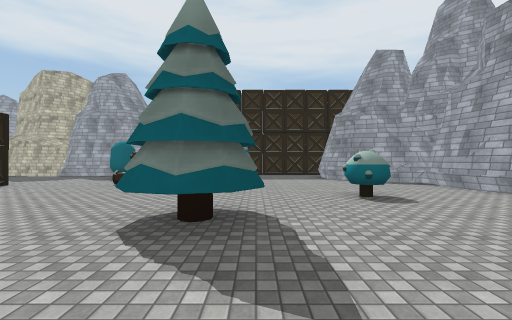
View 1 (above)

20 first-person views from a walk through a scene from a Unity 3-D project. The camera is 1.5 m above the floor, looks level and sees 90° across. The floor is counted in squares, 2 m on a side. Each view is taken from the middle of a square. On the plan, view 1 faces up. The plan holds only what a view shows up to about 9 squares ahead; the rest is blank. The place goes on beyond the plan. The player character is not drawn. Some animated figures are not drawn. Door leaves are left out, so doorways stand open. Some surface patterns are stand-ins.

View 2
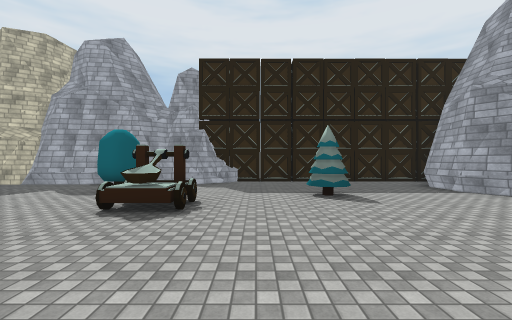

View 3
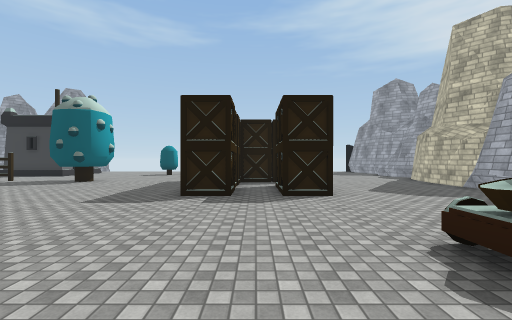

View 4
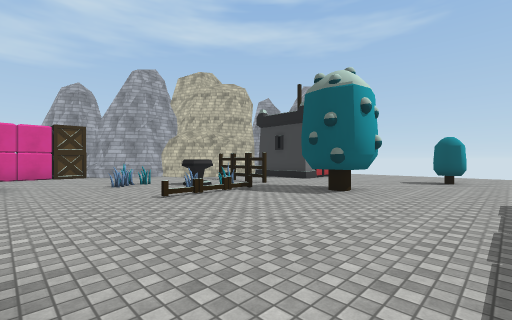

View 5
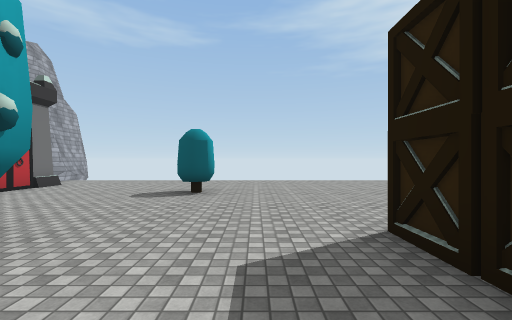

View 6
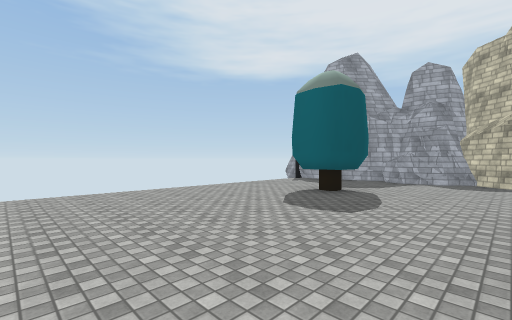

View 7
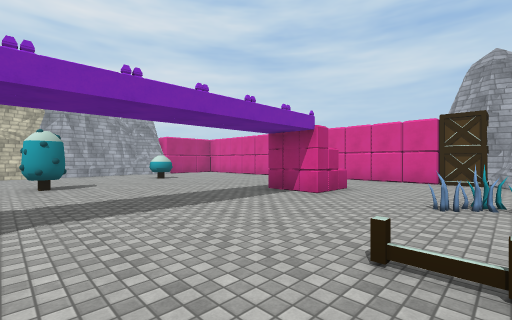

View 8
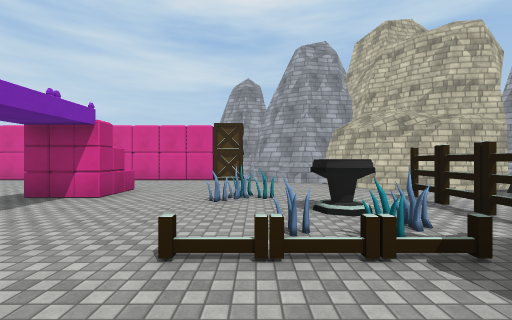

View 9
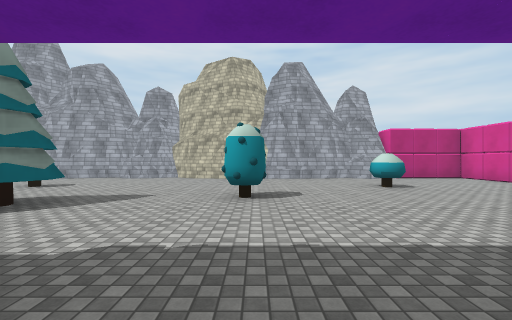

View 10
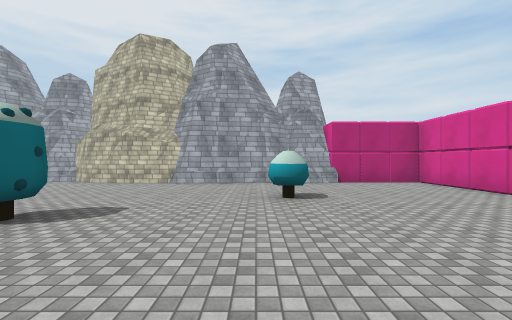

View 11
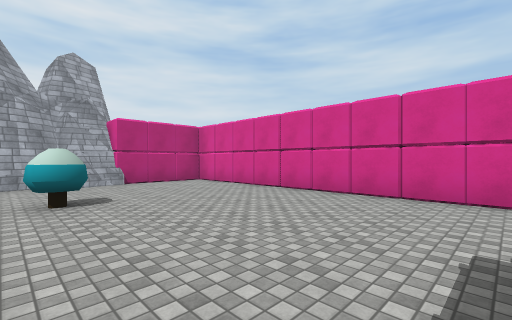

View 12
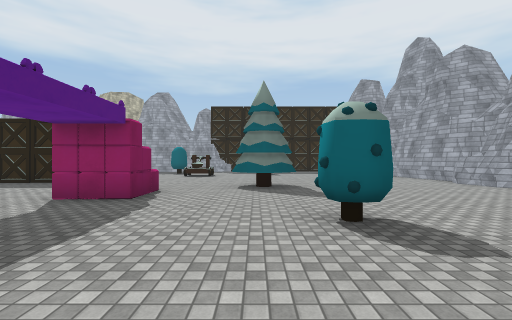

View 13
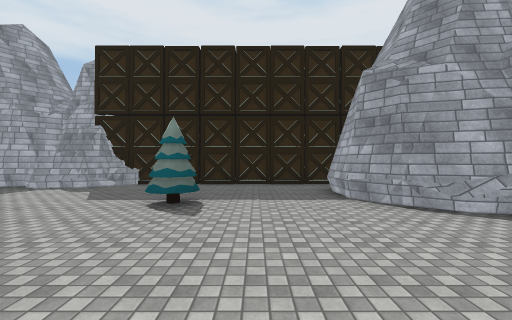

View 14
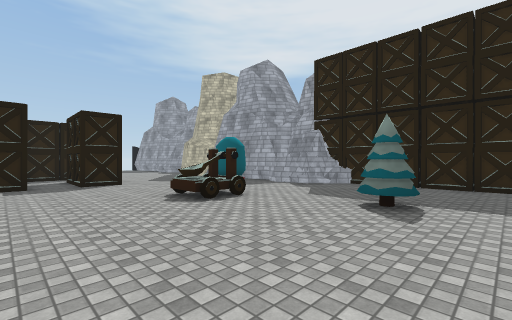

View 15
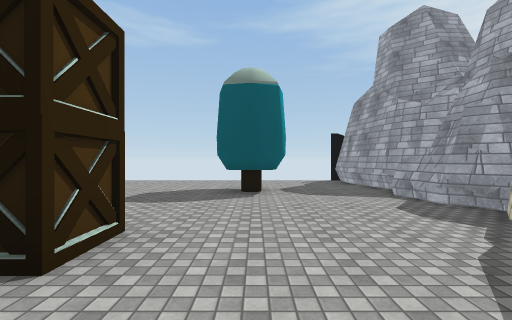

View 16
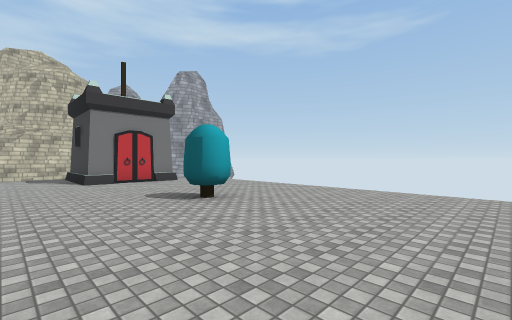

View 17
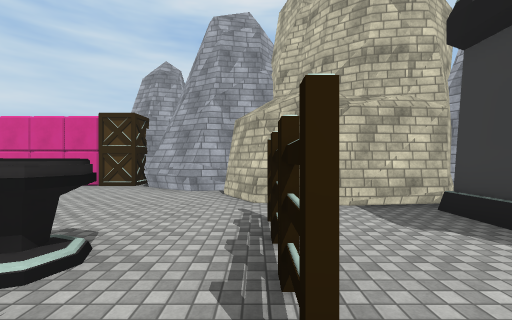

View 18
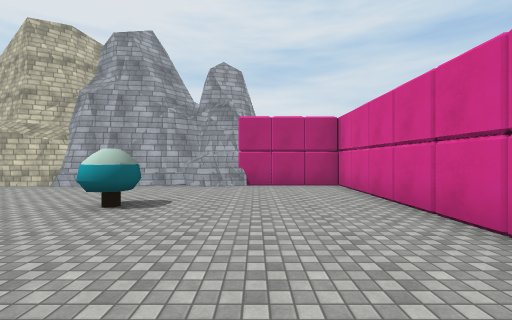

View 19
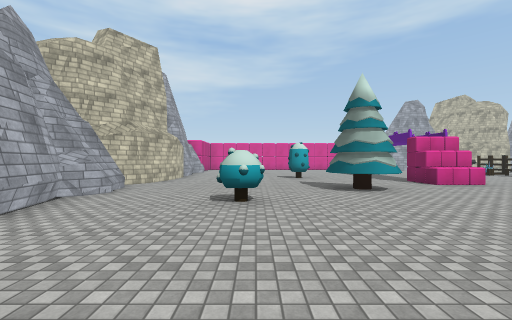

View 20
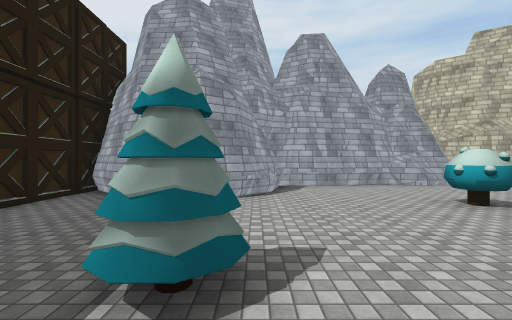

### Floor plan
Points are (right, up) in squares from view 1. A wall is a line through its corners. A room is listed if a view was taken in it or the views show most of it. See-through windows are left out.
Room 1 (views 1, 2, 3, 4, 5, 6, 7, 8, 9, 10, 11, 12, 13, 14, 15, 16, 17, 18, 19, 20)
walls: (-4.6, 12) (-5, 11.8) (-5.6, 12.2); (-7.5, 11.7) (-10, 11.8); (-4.3, 12) (-4.8, 11.7); (-4.4, 12.1) (-5, 11.9); (-5.9, 12.1) (-7.8, 11.7); (5.2, 0.8) (5.6, 1.8) (6.1, 2.3); (5.1, 0) (5.4, 1.2); (-8.6, 11.7) (-8.9, 12) (-9.2, 11.7); (-4, 12.3) (-4.5, 12.3); (-5.3, 12.4) (-6.1, 12.1); (-3.6, 12.4) (-3.9, 12) (-4.1, 12.1); (5.2, -0.9) (5.1, 0.1); (-10.9, -6.9) (-10.3, -7.6); (5.6, 3.7) (5.4, 4.2); (5.7, 3) (5.7, 3.9); (-10.6, -7.2) (-10.3, -7.9); (-9.5, 11.8) (-10.5, 11.7); (5.8, 3.1) (5.9, 3.5) (5.9, 4); (5.9, 2.9) (5.8, 3); (-3.2, 12.8) (-3.7, 11.9); (5.8, 3.8) (5.5, 4.4) (5.9, 4.9); (-10.3, 11.7) (-11, 11.8); (-2.9, 12.9) (-3.3, 12.5); (-2.6, 12.9) (-3.8, 12.2) (-4.6, 12.2); (-3.1, 13) (-3.5, 12.5); (-12.6, -6.2) (-11, -6.5) (-10.4, -7.6); (5.1, -2.8) (5.2, -0.4); (5.7, 5.3) (5.3, 7.1); (5.3, 6.8) (5.4, 8) (5.5, 8.1) (4, 8.7); (6.2, 4.1) (5.5, 5.3); (4.1, 8.9) (3.3, 9.1) (2.8, 10) (2.8, 11.1) (3.3, 11.9); (-10.4, -8.6) (-9.4, -8.2) (-8.1, -9.1) (-7.8, -10.3); (5.5, -4.4) (5.1, -2.6); (5.6, 8.4) (3.4, 9.2); (-12.1, 12.2) (-13, 13) (-13.6, 12.1); (-16.6, -3) (-13.9, -3) (-13.9, -5.9); (5.2, -5.5) (5.7, -4.8); (3.2, 11.8) (3.8, 12.5); (5.9, -5.1) (5.5, -4.3); (-14.7, -6.8) (-14.3, -6.3) (-12.5, -6.2); (-12.7, 12.8) (-13.4, 12.4) (-14.4, 12.4); (-13.6, 12.2) (-14.2, 12.1); (-13.4, 12.4) (-13.7, 12.1); (-13.5, 12.4) (-13.8, 12.5) (-14.6, 12.1); (5.6, -6.6) (5.8, -6.2); (5.7, -6.5) (5.6, -5.7) (5.4, -5.3); (-15, 12.7) (-15.7, 12.3); (-15.5, 12.4) (-17.5, 11.9); (-17.3, 11.9) (-18, 11.9)
low walls: (-4.3, 11.8) (-4.7, 11.7); (-3.7, 11.9) (-4.2, 11.9); (-3.9, 12) (-4.3, 12); (-8.5, 11.8) (-9, 11.7); (5.6, 3.1) (5.5, 3.6); (3.6, 8.8) (3.3, 9.2); (6.1, 2.3) (5.8, 3.1); (-2.6, 13) (-3, 12.5); (5.9, 4.9) (5.7, 5.3); (-7.9, -9.2) (-7.6, -10.2); (-10.3, -8.3) (-9.4, -8); (-10.3, -8.3) (-9.3, -8.1); (5.6, 8.2) (3.9, 8.6); (-12.7, 12.6) (-13.4, 12.3); (-14.8, -6.7) (-14.5, -6.4); (-13.3, 12.2) (-13.9, 12.1) (-14.6, 11.9); (-13.6, 12.1) (-14, 12.1)
ways out: open door at (-18, 4)
objects: tree (-16, 8) to (-15, 9); tree (-15, 2); other object (-12, -1) to (-11, 0); ladder (-11, -5); ladder (-11, -4); ladder (-11, -3); crate (-11, 5); crate (-11, 6); crate (-11, 7); other object (-10, -3); other object (-10, -2); crate (-10, 5); other object (-9, -4); ladder (-9, -2); crate (-9, 5); crate (-9, 7); other object (-8, -5); other object (-8, -3); ladder (-8, -2); crate (-8, 5); crate (-8, 7); crate (-7, -10) to (-6, -10); other object (-7, -5); ladder (-7, -2); other object (-5, -10); other object (-5, -6); other object (-5, -5); other object (-5, 1); other object (-5, 2); tree (-5, 10); other object (-4, -10); other object (-4, -5); other object (-4, 1); other object (-4, 2); other object (-4, 8) to (-3, 8); other object (-3, -10); other object (-2, -10); crate (-2, 13) to (-2, 14); other object (-1, -10); pine tree (-1, 3) to (0, 4); crate (-1, 13) to (-1, 14); other object (0, -10); other object (0, -1); pine tree (0, 9) to (0, 10); crate (0, 13) to (0, 14); other object (1, -10); crate (1, 13) to (1, 14); other object (2, -10); tree (2, -5); other object (2, 5); crate (2, 13) to (2, 14); other object (3, -10); crate (3, 13) to (4, 14); other object (4, -10); crate (4, 13); other object (5, -10); other object (6, -10); other object (6, -9); other object (6, -8); other object (6, -7)

Positions as (right, up) in squares from view 1, and headings:
1: (0, 0), facing up
2: (-2, 4), facing up
3: (-2, 6), facing left
4: (-5, 3), facing down-left
5: (-9, 3), facing left
6: (-12, 3), facing up-left
7: (-8, 0), facing down-right
8: (-8, 0), facing down
9: (-5, -1), facing right
10: (-3, -4), facing right
11: (-3, -4), facing down-right
12: (-1, -4), facing up
13: (1, 5), facing up
14: (1, 5), facing up-left
15: (-9, 9), facing left
16: (-12, 6), facing down-left
17: (-11, -2), facing down
18: (-2, -7), facing right
19: (2, 10), facing down
20: (-2, 9), facing right
